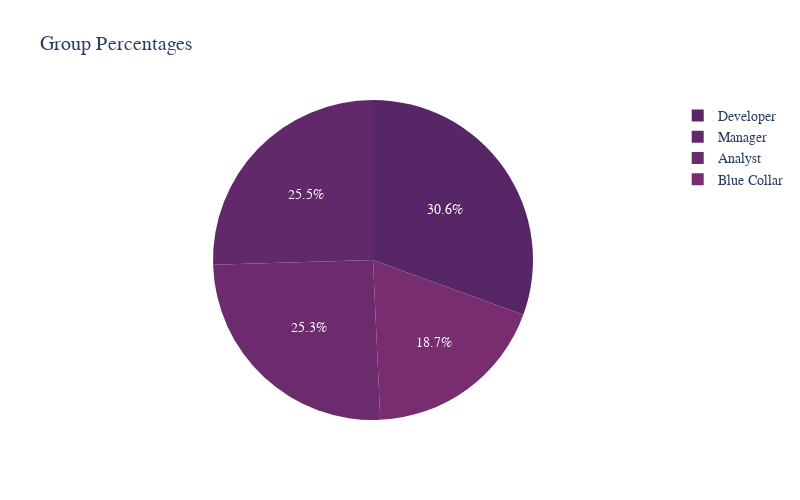

Notebook cell for this chart:
### Code cell
fig = px.pie(
    data_frame=groups_statistics_df,
    names="Group",
    values="count",
    color_discrete_sequence=palette,
    title="Group Percentages",
    width=800,
    height=500,
)

fig.update_layout(
    {
        "plot_bgcolor": "rgba(0, 0, 0, 0)",
        "paper_bgcolor": "rgba(0, 0, 0, 0)",
        "font": {
            "family": "Courier New, monospace",
            "size": 14,
            # 'color': "#eaeaea"
        },
    }
)

fig.show()

### Figure 1 — Plotly figure (JSON) as saved in the notebook; plotly's stock layout.template omitted (floating-point values rounded to 4 significant figures)
{"data": [{"domain": {"x": [0, 1], "y": [0, 1]}, "hovertemplate": "Group=%{label}<br>count=%{value}<extra></extra>", "labels": ["Developer", "Manager", "Analyst", "Blue Collar"], "legendgroup": "", "name": "", "showlegend": true, "type": "pie", "values": [3698, 3081, 3056, 2263]}], "layout": {"font": {"family": "Courier New, monospace", "size": 14}, "height": 500, "legend": {"tracegroupgap": 0}, "paper_bgcolor": "rgba(0, 0, 0, 0)", "piecolorway": ["#562666", "#612969", "#6c2b6d", "#772d6f", "#833070", "#8f3371", "#9a3670", "#a5396e", "#b13c6c", "#bc3f69", "#c84365", "#d14a61", "#d9525e", "#de5d5c", "#e3685c", "#e67560", "#e88165", "#e98d6b", "#eb9972", "#eca479"], "plot_bgcolor": "rgba(0, 0, 0, 0)", "title": {"text": "Group Percentages"}, "width": 800}}
